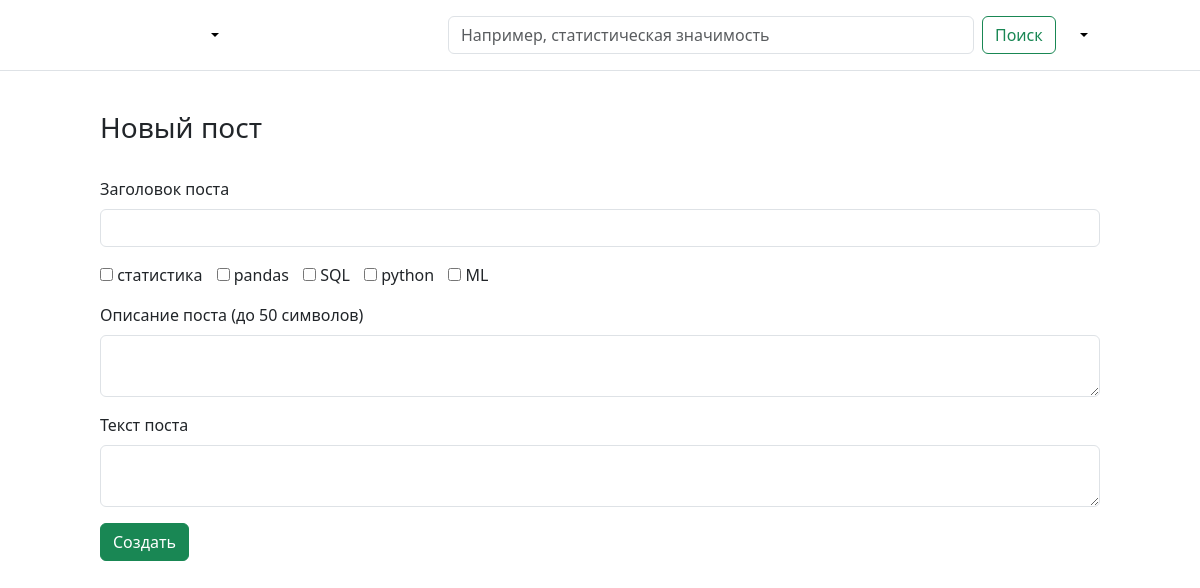
The app's page /create-post (signed in), older data.
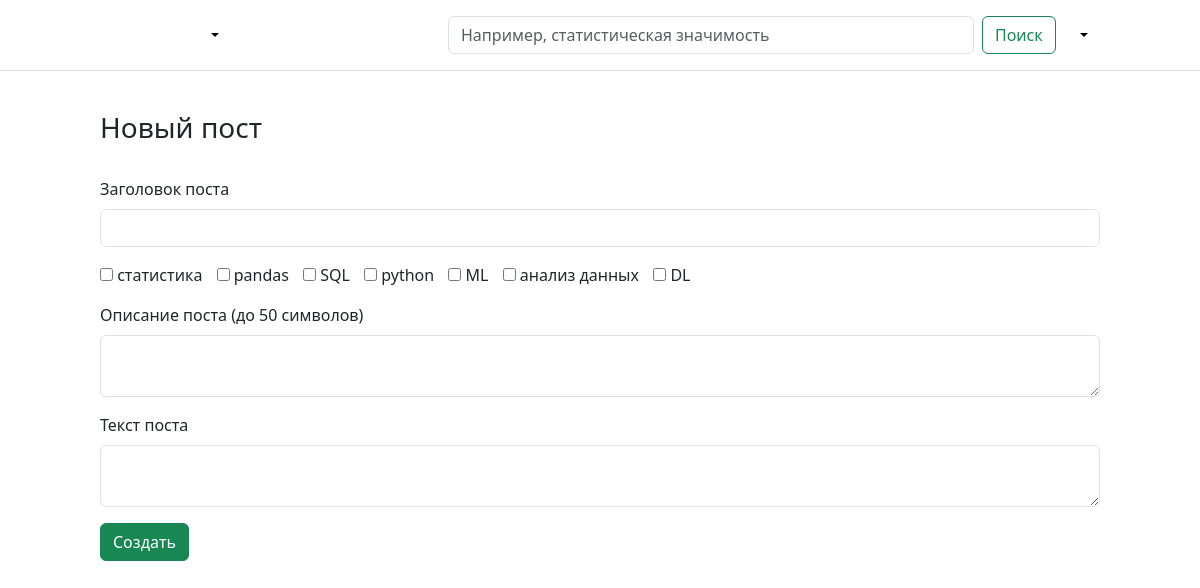
The same page, newer data.
### app/models.py (models this page shows, shortened)
class Tag(db.Model):
    id = db.Column(db.Integer(), primary_key=True)
    name = db.Column(db.String(), unique=True)
    slug = db.Column(db.String(), unique=True)
    def __repr__(self):
        return f"{self.name}"

### app/routes.py (the view, shortened to what this page needs)
@application.route("/create-post", methods=["GET", "POST"])
@login_required
def create_post():
    form = CreatePostForm()
    all_tags = Tag.query.all()
    return render_template("create_post.html", form=form, tags=all_tags)

### app/forms.py
class CreatePostForm(Form):
    title = StringField(_l('Заголовок поста'))
    description = TextAreaField(_l('Описание поста (до 50 символов)'))
    content = TextAreaField(_l('Текст поста'))

### app/__init__.py (called while the page is built)
def get_locale():
    lang = request.cookies.get('lang')
    if lang:
        return lang
    return request.accept_languages.best_match(application.config['BABEL_SUPPORTED_LOCALES'])

### app/models.py (called while the page is built)
@login_manager.user_loader
def load_user(id):
    return User.query.get(int(id))

### app/routes.py (called while the page is built)
@application.before_request
def load_theme():
    g.theme = request.cookies.get('theme') or 'light'  # По умолчанию светлая тема

### app/templates/create_post.html (shortened to what this page needs)
{% extends "base.html" %}
{% block content %}
<h3>{{ _('Новый пост') }}</h3><br>
<form action="" method="POST">
    <div class="mb-3">
        {{ form.title.label(class="form-label") }}
        {{ form.title(class="form-control") }}
    </div>
    <div class="mb-3">
        {% for tag in tags %}
        <input name="tag" type="checkbox" class="custom-control-input" id="check{{tags.index(tag)}}" value="{{ tag }}">
        <label style="margin-right: 10px" class="custom-control-label" for="check{{tags.index(tag)}}">{{ tag }}</label>
        {% endfor %}
    </div>
    <div class="mb-3">
        {{ form.description.label(class="form-label") }}
        {{ form.description(class="form-control") }}
    </div>
    <div class="mb-3">
        {{ form.content.label(class="form-label") }}
        {{ form.content(class="form-control") }}
    </div>
    <button class="btn btn-success" type="submit">{{ _('Создать') }}</button>
</form>
{% endblock %}

### app/templates/base.html (shortened to what this page needs)
<!doctype html>
<html lang="ru" data-bs-theme="{{ g.theme }}">
<head>
    <link href="https://cdn.jsdelivr.net/npm/bootstrap@5.3.1/dist/css/bootstrap.min.css" rel="stylesheet">
    <link rel="stylesheet" href="https://cdnjs.cloudflare.com/ajax/libs/highlight.js/11.3.1/styles/default.min.css">
    <link rel="stylesheet" href="{{ url_for('index') }}static/css/main.css">
</head>
<body>
    <header class="py-3 mb-3 border-bottom">
        <div class="col-md-10 mx-auto container-fluid d-grid gap-3 align-items-center" style="grid-template-columns: 1fr 2fr;">
          <div class="dropdown">
            <a href="#" class="d-flex align-items-center col-lg-4 mb-2 mb-lg-0 link-body-emphasis text-decoration-none dropdown-toggle" data-bs-toggle="dropdown" aria-expanded="false">
            </a>
          </div>
          <div class="d-flex align-items-center">
            <form class="w-100 me-3" role="search" action="{{ url_for('search') }}" method="GET">
                <div class="d-flex">
                    <input type="search" class="form-control" placeholder="{{ _('Например, статистическая значимость') }}" name="s" value="{{ request.args.get('s', '') }}">
                    <button class="btn btn-outline-success ms-2" type="submit">{{ _('Поиск') }}</button>
                </div>
            </form>
            {% if not current_user.is_anonymous %}
                <div class="flex-shrink-0 dropdown">
                    <a href="#" class="d-block link-body-emphasis text-decoration-none dropdown-toggle" data-bs-toggle="dropdown" aria-expanded="false">
                    </a>
                </div>
            {% endif %}
          </div>
        </div>
    </header>
    <br>
    <div class="col-md-10 mx-auto">
        {% block content %}{% endblock %}
    </div>
</body>
</html>

### app/templates/base.html (style rules this page uses)
* { text-decoration: none !important; }

Row changes from the older to the newer data that the page shows:
added Tag: name "анализ данных"
added Tag: name "DL"
